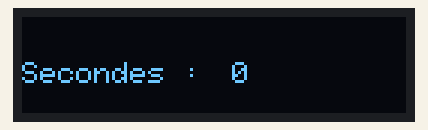
This program was run on a simulated Arduino Uno, built with avr-gcc and run on an emulated ATmega328P. Shown: 128×32 one-colour display.

Above: at 0.1 s.
At 4.1 s:
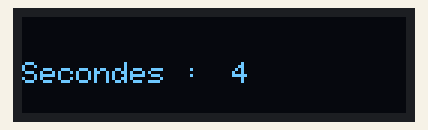
At 9.2 s:
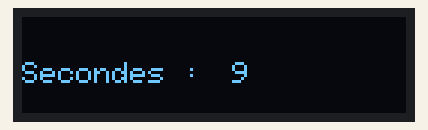
At 19.4 s:
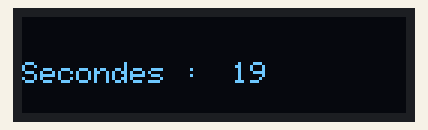
At 28.5 s:
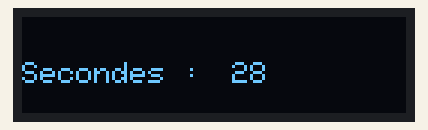
At 38.6 s:
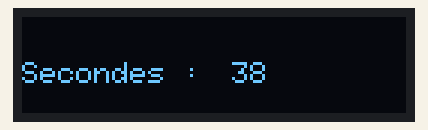

Measured:
- what the display in image 1 shows lasts 1.0 s, from 4.1 s to 5.1 s

The program:

main.cpp
```cpp
//Inspiration : https://lastminuteengineers.com/oled-display-arduino-tutorial/
//Il faut suivre les consignes pour un écran I2C

#include <Arduino.h>
#include <Wire.h>
#include <Adafruit_GFX.h>
#include <Adafruit_SSD1306.h>//SSD1306 c'est la puce qui gère les écrans OLED

// Pour le modèle 0.91', la résolution est de 128 x 32
#define SCREEN_WIDTH 128 // OLED display width, in pixels
#define SCREEN_HEIGHT 32 // OLED display height, in pixels

 // Declaration for SSD1306 display connected using I2C
#define OLED_RESET     -1 // Reset pin # (or -1 if sharing Arduino reset pin)
#define SCREEN_ADDRESS 0x3C
Adafruit_SSD1306 display(SCREEN_WIDTH, SCREEN_HEIGHT, &Wire, OLED_RESET);

int counter = 0;


void setup() {


  Serial.begin(9600);

    // Permet de valider que l'écran est bien initialiser
  if(!display.begin(SSD1306_SWITCHCAPVCC, SCREEN_ADDRESS)) {
    Serial.println(F("SSD1306 allocation failed"));
    for(;;); // Don't proceed, loop forever
  }


  // Clear the buffer
  display.clearDisplay();

    //Affichage statique, on veut que "Secondes" soit toujours afficher
  display.setTextSize(1); //Choisir la taille du texte
  display.setTextColor(WHITE); //Choisir la couleur blanc
  display.setCursor(0,15); //Choisir le point de départ à écrire
  display.print("Secondes : ");

  display.setCursor(70,15); // On écrit 0 pour commencer
  display.print(counter);
  display.display();

}

void loop() {

    delay(1000); //Attendre une seconde

    display.setTextColor(BLACK);//On écrit le chiffre actuel en noir pour l'effacer.
    display.setCursor(70,15);     //On ne peut pas utiliser clearDisplay() car on effacerait "Secondes"
    display.print(counter);


    counter = counter + 1; //+ 1 seconde à afficher


    display.setTextColor(WHITE); //On écrit le nouveau chiffre en blanc
    display.setCursor(70,15);
    display.print(counter);

    display.display();//on envoit l'image à l'écran.


}
```
